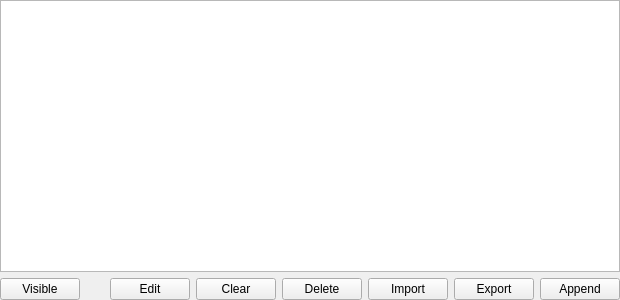
<?xml version="1.0" encoding="UTF-8"?>
<ui version="4.0">
 <class>SAKTableView</class>
 <widget class="QWidget" name="SAKTableView">
  <property name="geometry">
   <rect>
    <x>0</x>
    <y>0</y>
    <width>620</width>
    <height>300</height>
   </rect>
  </property>
  <property name="windowTitle">
   <string>Form</string>
  </property>
  <layout class="QGridLayout" name="gridLayout">
   <property name="leftMargin">
    <number>0</number>
   </property>
   <property name="topMargin">
    <number>0</number>
   </property>
   <property name="rightMargin">
    <number>0</number>
   </property>
   <property name="bottomMargin">
    <number>0</number>
   </property>
   <item row="1" column="6">
    <widget class="QPushButton" name="pushButtonExport">
     <property name="text">
      <string>Export</string>
     </property>
    </widget>
   </item>
   <item row="1" column="5">
    <widget class="QPushButton" name="pushButtonImport">
     <property name="text">
      <string>Import</string>
     </property>
    </widget>
   </item>
   <item row="1" column="4">
    <widget class="QPushButton" name="pushButtonDelete">
     <property name="text">
      <string>Delete</string>
     </property>
    </widget>
   </item>
   <item row="1" column="7">
    <widget class="QPushButton" name="pushButtonAppend">
     <property name="text">
      <string>Append</string>
     </property>
    </widget>
   </item>
   <item row="1" column="3">
    <widget class="QPushButton" name="pushButtonClear">
     <property name="text">
      <string>Clear</string>
     </property>
    </widget>
   </item>
   <item row="0" column="0" colspan="8">
    <widget class="QTableView" name="tableView"/>
   </item>
   <item row="1" column="0">
    <widget class="QPushButton" name="pushButtonVisible">
     <property name="text">
      <string>Visible</string>
     </property>
    </widget>
   </item>
   <item row="1" column="2">
    <widget class="QPushButton" name="pushButtonEdit">
     <property name="text">
      <string>Edit</string>
     </property>
    </widget>
   </item>
   <item row="1" column="1">
    <spacer name="horizontalSpacer">
     <property name="orientation">
      <enum>Qt::Horizontal</enum>
     </property>
     <property name="sizeHint" stdset="0">
      <size>
       <width>40</width>
       <height>20</height>
      </size>
     </property>
    </spacer>
   </item>
  </layout>
 </widget>
 <resources/>
 <connections/>
</ui>
